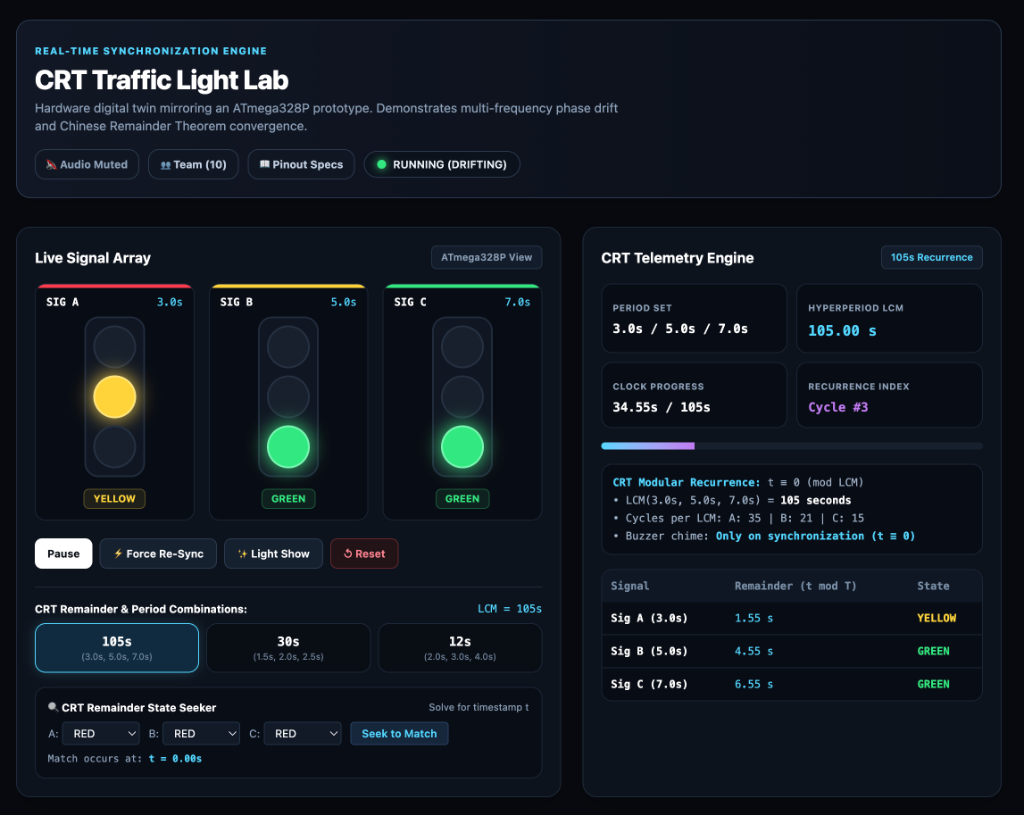
#> input picture docs/dashboard_lab.png, 1024 x 815 px
$ python -i make_pdf.py   (imports and definitions only)
#> lines starting #> are read from the running program, lines starting #| are printed output that depends on the picture
import os
import glob
import re
from reportlab.lib.pagesizes import letter
from reportlab.platypus import SimpleDocTemplate, Paragraph, Spacer, Image as RLImage, HRFlowable, Preformatted, PageBreak, Table, TableStyle
from reportlab.lib.styles import getSampleStyleSheet, ParagraphStyle
from reportlab.lib import colors
from PIL import Image as PILImage, ImageEnhance

# [20 lines left out: function format_inline_text, not called in this run]

def get_bw_image_path(img_p):
    """Converts image to high-contrast grayscale optimized for B&W printing/viewing."""
#> called with img_p = 'dashboard_lab.png'
    bw_dir = os.path.join(os.path.dirname(img_p), 'bw_cache')
    os.makedirs(bw_dir, exist_ok=True)
    base_name = os.path.basename(img_p)
    bw_path = os.path.join(bw_dir, 'bw_' + base_name)

    try:
        with PILImage.open(img_p) as im:
#> im is the input picture: PIL image 1024x815 RGBA; mean R, G, B, A 17.7, 24.3, 32.7, 255
            bw_im = im.convert('L')
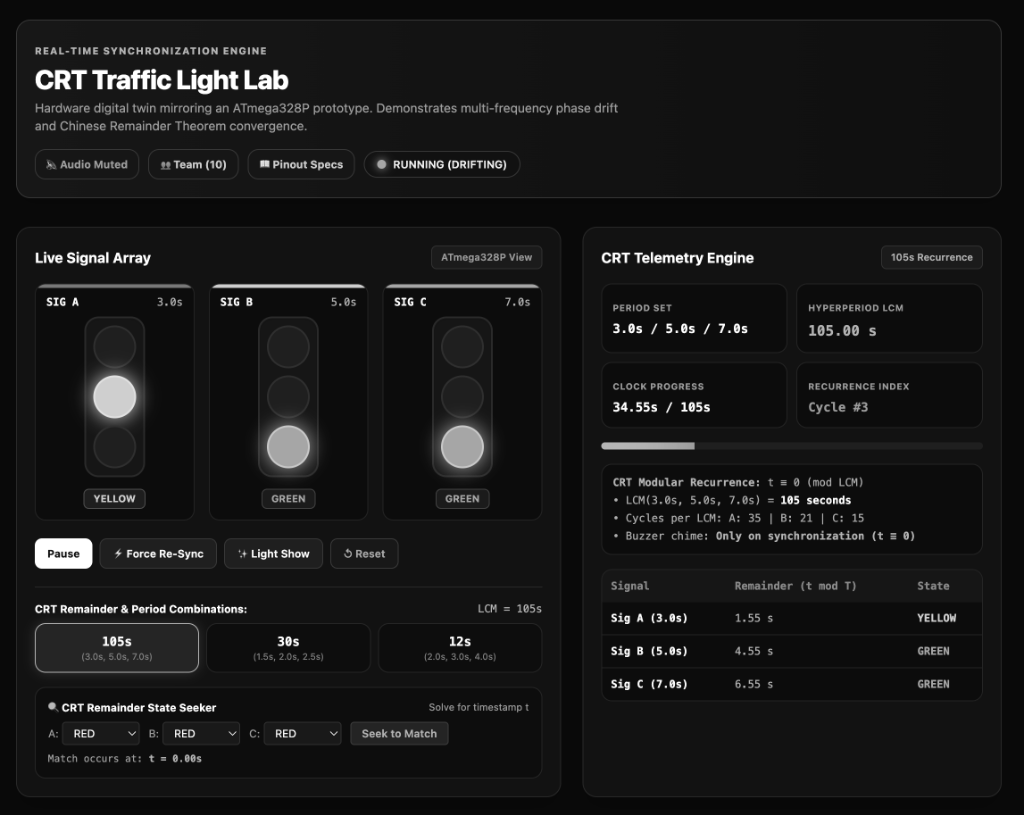
#> bw_im: PIL image 1024x815 L; min 8, max 255, mean 23.3
            enhancer = ImageEnhance.Contrast(bw_im)
            bw_im = enhancer.enhance(1.25)
            sharpener = ImageEnhance.Sharpness(bw_im)
            bw_im = sharpener.enhance(1.2)
            bw_im.save(bw_path)
            return bw_path, im.size
    except Exception as e:
        print(f"Error converting image to B&W: {e}")
        return img_p, (470, 200)

# [257 lines left out: function convert_md_to_pdf, not called in this run]

# [14 lines not run here, left out]

>>> result = get_bw_image_path('dashboard_lab.png')
